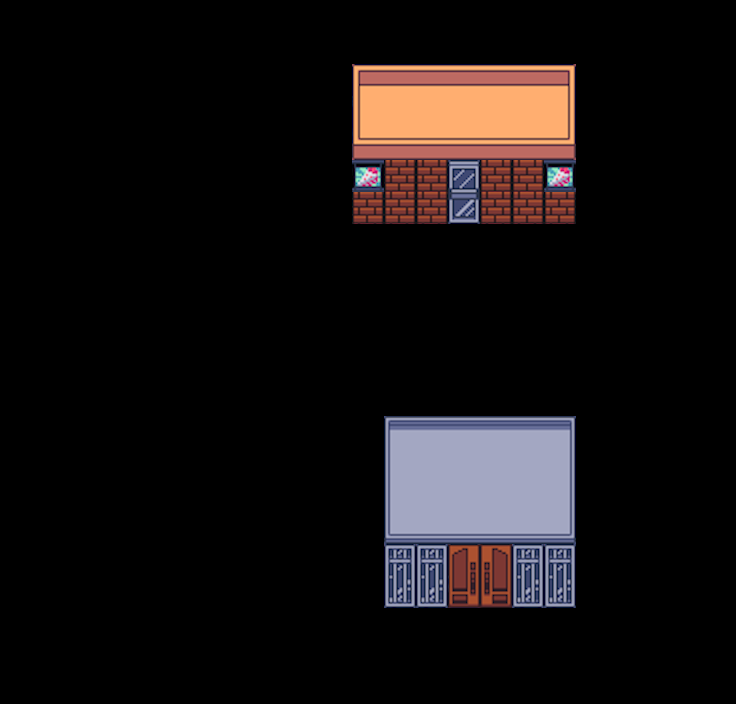

This game map was drawn from its Tiled (.tmx) file and the tilesets committed beside it. A one-line description and the trimmed map source follow:
An orthogonal 23x22 tile map with 32x32 px tiles, 1 tile layer (buildingLayer), 2 hidden layers not drawn, 2 tilesets.

<map version="1.5" tiledversion="1.7.2" orientation="orthogonal" renderorder="right-down" width="23" height="22" tilewidth="32" tileheight="32" infinite="0" nextlayerid="7" nextobjectid="1">
 <editorsettings>
  <export target="Tutorial1.json" format="json" />
 </editorsettings>
 <tileset firstgid="1" name="Street32x32" tilewidth="32" tileheight="32" tilecount="256" columns="32">
  <image source="Street32x32.png" width="1024" height="256" />
 </tileset>
 <tileset firstgid="257" name="Buildings32x32" tilewidth="32" tileheight="32" tilecount="180" columns="12">
  <image source="Buildings32x32.png" width="384" height="480" />
 </tileset>
 <layer id="3" name="groundLayer" width="23" height="22" visible="0">
  <data>[506 cells, 420 non-empty, 2 distinct tile ids]</data>
 </layer>
 <layer id="2" name="streetLayer" width="23" height="22" visible="0">
  <data>[506 cells, 86 non-empty, 27 distinct tile ids]</data>
 </layer>
 <layer id="4" name="buildingLayer" width="23" height="22">
  <data>[506 cells, 71 non-empty, 28 distinct tile ids]</data>
 </layer>
</map>
